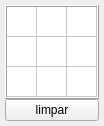
<?xml version="1.0" encoding="UTF-8"?>
<ui version="4.0">
 <class>TabelaNumerica</class>
 <widget class="QDialog" name="TabelaNumerica">
  <property name="geometry">
   <rect>
    <x>0</x>
    <y>0</y>
    <width>105</width>
    <height>127</height>
   </rect>
  </property>
  <property name="minimumSize">
   <size>
    <width>105</width>
    <height>127</height>
   </size>
  </property>
  <property name="maximumSize">
   <size>
    <width>105</width>
    <height>127</height>
   </size>
  </property>
  <property name="baseSize">
   <size>
    <width>105</width>
    <height>127</height>
   </size>
  </property>
  <property name="windowTitle">
   <string/>
  </property>
  <property name="layoutDirection">
   <enum>Qt::LeftToRight</enum>
  </property>
  <layout class="QVBoxLayout" name="verticalLayout">
   <property name="spacing">
    <number>0</number>
   </property>
   <property name="sizeConstraint">
    <enum>QLayout::SetFixedSize</enum>
   </property>
   <property name="leftMargin">
    <number>5</number>
   </property>
   <property name="topMargin">
    <number>5</number>
   </property>
   <property name="rightMargin">
    <number>5</number>
   </property>
   <property name="bottomMargin">
    <number>5</number>
   </property>
   <item>
    <widget class="QTableWidget" name="tabela_numerica">
     <property name="frameShape">
      <enum>QFrame::Box</enum>
     </property>
     <property name="frameShadow">
      <enum>QFrame::Raised</enum>
     </property>
     <property name="verticalScrollBarPolicy">
      <enum>Qt::ScrollBarAlwaysOff</enum>
     </property>
     <property name="horizontalScrollBarPolicy">
      <enum>Qt::ScrollBarAlwaysOff</enum>
     </property>
     <property name="sizeAdjustPolicy">
      <enum>QAbstractScrollArea::AdjustToContents</enum>
     </property>
     <property name="rowCount">
      <number>3</number>
     </property>
     <property name="columnCount">
      <number>3</number>
     </property>
     <attribute name="horizontalHeaderVisible">
      <bool>false</bool>
     </attribute>
     <attribute name="horizontalHeaderDefaultSectionSize">
      <number>30</number>
     </attribute>
     <attribute name="horizontalHeaderHighlightSections">
      <bool>true</bool>
     </attribute>
     <attribute name="horizontalHeaderMinimumSectionSize">
      <number>30</number>
     </attribute>
     <attribute name="verticalHeaderVisible">
      <bool>false</bool>
     </attribute>
     <attribute name="verticalHeaderDefaultSectionSize">
      <number>30</number>
     </attribute>
     <attribute name="verticalHeaderMinimumSectionSize">
      <number>30</number>
     </attribute>
     <row/>
     <row/>
     <row/>
     <column/>
     <column/>
     <column/>
    </widget>
   </item>
   <item>
    <widget class="QPushButton" name="limpar_Button">
     <property name="focusPolicy">
      <enum>Qt::NoFocus</enum>
     </property>
     <property name="text">
      <string>limpar</string>
     </property>
    </widget>
   </item>
  </layout>
 </widget>
 <resources/>
 <connections/>
</ui>
